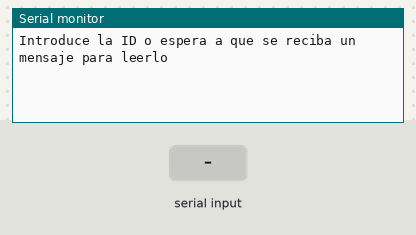
Bench run of a sketch on a simulated Arduino Uno, built with avr-gcc and run on an emulated ATmega328P. On the bench: the last lines printed to the serial monitor. The test bench sets the inputs (shaded band).

Above: at 2.2 s.
2.3 s: "90,45\n" received over Serial
At 2.8 s:
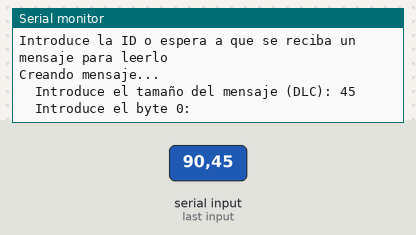
3.8 s: "30,150\n" received over Serial
At 5.1 s:
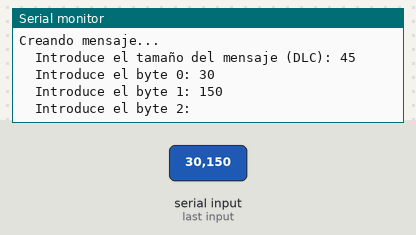

The sketch:

Todo.ino
```cpp
#include <SPI.h>
#include <mcp2515.h>

#define DEBUG(a) Serial.println(a)

struct can_frame canLectura;
struct can_frame canEscribe;
MCP2515 mcp2515(10);

/*
 * uint16_t
 * CanH = a/256  (division entera)
 * CanL = a%256  (resto)
 */

void setup()
{
  Serial.begin(115200);

  mcp2515.reset();
  mcp2515.setBitrate(CAN_125KBPS);
  mcp2515.setNormalMode();

  delay(1000);
}

int esperaIntSerial()
{
  int a;
  while(true)
  {
    a = Serial.parseInt();
    if (a > 0)
    {
      break;
    }
  }
  return(a);
}

int entrada(int i)
{
  Serial.println();
  Serial.print("\tIntroduce el byte ");
  Serial.print(i);
  Serial.print(": ");
  int a = esperaIntSerial();
  Serial.print(a);

  return(a);
}

void escritura()
{
  int id = Serial.parseInt();
  //DEBUG(id);
  canEscribe.can_id = id;

  Serial.print("\tIntroduce el tamaño del mensaje (DLC): ");
  int dlc = esperaIntSerial();
  Serial.println(dlc);
  //DEBUG(dlc);
  canEscribe.can_dlc = dlc;

  for(int i=0; i < dlc; i++){
    canEscribe.data[i] = entrada(i);
    //DEBUG(entrada(i));
  }

  mcp2515.sendMessage(&canEscribe);

  Serial.println("\nMensaje creado\n\n\n");
/*
  Serial.println(canEscribe.can_id);
  Serial.println(canEscribe.can_dlc);
  for(int i=0; i < dlc; i++)
    Serial.println(canEscribe.data[i]);
*/
  Serial.read();
}

void lectura()
{
  Serial.println("------- CAN Read ----------");
  Serial.println("ID \t DLC \t  DATA");

  Serial.print(canLectura.can_id, HEX); // print ID
  Serial.print("\t");

  Serial.print(canLectura.can_dlc, HEX); // print DLC
  Serial.print("\t");

  for (int i = 0; i<canLectura.can_dlc; i++)  {  // print the data
    Serial.print(canLectura.data[i],HEX);
    Serial.print(" ");
  }
  Serial.println();
}

void loop()
{
  Serial.println("Introduce la ID o espera a que se reciba un mensaje para leerlo");

  while (true){
    if (mcp2515.readMessage(&canLectura) == MCP2515::ERROR_OK)
    {
      Serial.println("Leyendo...");
      lectura();
      break;
    }

    if (Serial.available())
    {
      Serial.println("Creando mensaje...");
      escritura();
      break;
    }
  }
}
```

Measured:
- after the input at 2.3 s, the serial monitor: prints a new line at once (image 1)
- after the input at 3.8 s, the serial monitor: prints a new line at once (image 2)
